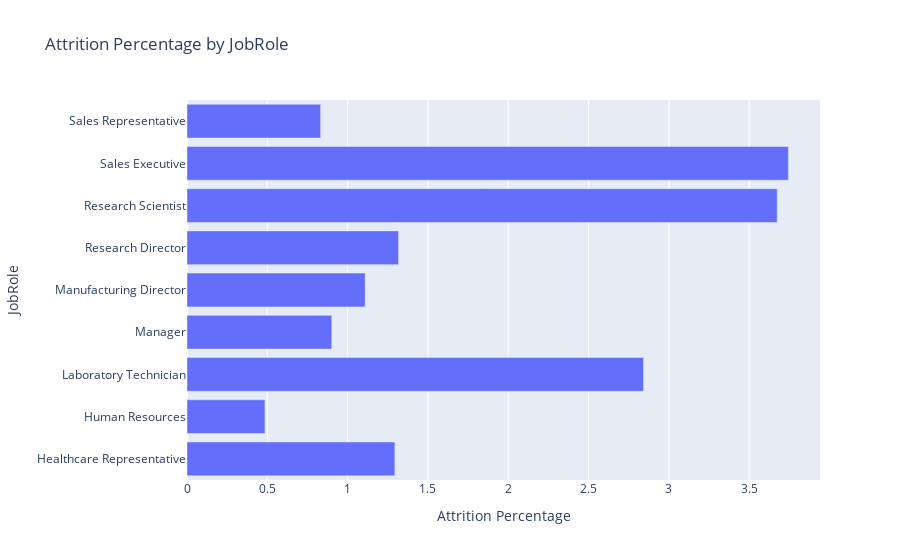

Source (notebook cell):
### Markdown cell above
WHY DOES  SALES EX, RESEARCH SCIENTIST AND LARORATORY TECH HAVE THE HIGHEST JOBROLE ATTRITION PERCENTAGE?

### Code cell
attrition_percentage = df_general_explo[df_general_explo['Attrition'] == 'Yes'].groupby('JobRole').size() / len(df_general_explo) * 100

percentage_df = pd.DataFrame({'JobRole': attrition_percentage.index, 'Attrition Percentage': attrition_percentage.values})

fig = px.bar(percentage_df, x='Attrition Percentage', y='JobRole', orientation='h', title='Attrition Percentage by JobRole', labels={'x':'Attrition Percentage', 'y':'JobRole'})
fig.show()

### Figure 1 — Plotly figure (JSON) as saved in the notebook; plotly's stock layout.template omitted (floating-point values rounded to 4 significant figures)
{"data": [{"alignmentgroup": "True", "hovertemplate": "Attrition Percentage=%{x}<br>JobRole=%{y}<extra></extra>", "legendgroup": "", "marker": {"color": "#636efa", "pattern": {"shape": ""}}, "name": "", "offsetgroup": "", "orientation": "h", "showlegend": false, "textposition": "auto", "type": "bar", "x": [1.294, 0.4853, 2.843, 0.9013, 1.109, 1.317, 3.675, 3.744, 0.832], "xaxis": "x", "y": ["Healthcare Representative", "Human Resources", "Laboratory Technician", "Manager", "Manufacturing Director", "Research Director", "Research Scientist", "Sales Executive", "Sales Representative"], "yaxis": "y"}], "layout": {"barmode": "relative", "legend": {"tracegroupgap": 0}, "title": {"text": "Attrition Percentage by JobRole"}, "xaxis": {"anchor": "y", "domain": [0, 1], "title": {"text": "Attrition Percentage"}}, "yaxis": {"anchor": "x", "domain": [0, 1], "title": {"text": "JobRole"}}}}
